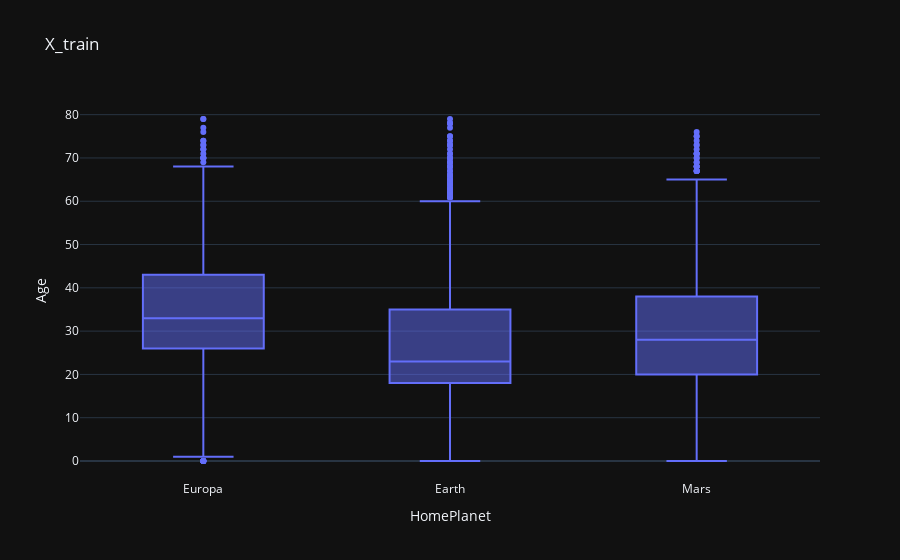

The notebook cell saved with this chart:
### Code cell
px.box(X_train, x='HomePlanet', y='Age', title='X_train')

### Figure 1 — Plotly figure (JSON) as saved in the notebook; plotly's stock layout.template omitted (floating-point values rounded to 4 significant figures; data arrays with more than 128 entries replaced by an {"elided": "..."} marker saying what was removed)
{"data": [{"alignmentgroup": "True", "hovertemplate": "HomePlanet=%{x}<br>Age=%{y}<extra></extra>", "legendgroup": "", "marker": {"color": "#636efa"}, "name": "", "notched": false, "offsetgroup": "", "orientation": "v", "showlegend": false, "x": {"elided": "8693 str values"}, "x0": " ", "xaxis": "x", "y": {"elided": "8693 float values"}, "y0": " ", "yaxis": "y", "type": "box"}], "layout": {"xaxis": {"anchor": "y", "domain": [0.0, 1.0], "title": {"text": "HomePlanet"}}, "yaxis": {"anchor": "x", "domain": [0.0, 1.0], "title": {"text": "Age"}}, "legend": {"tracegroupgap": 0}, "title": {"text": "X_train"}, "boxmode": "group"}}
